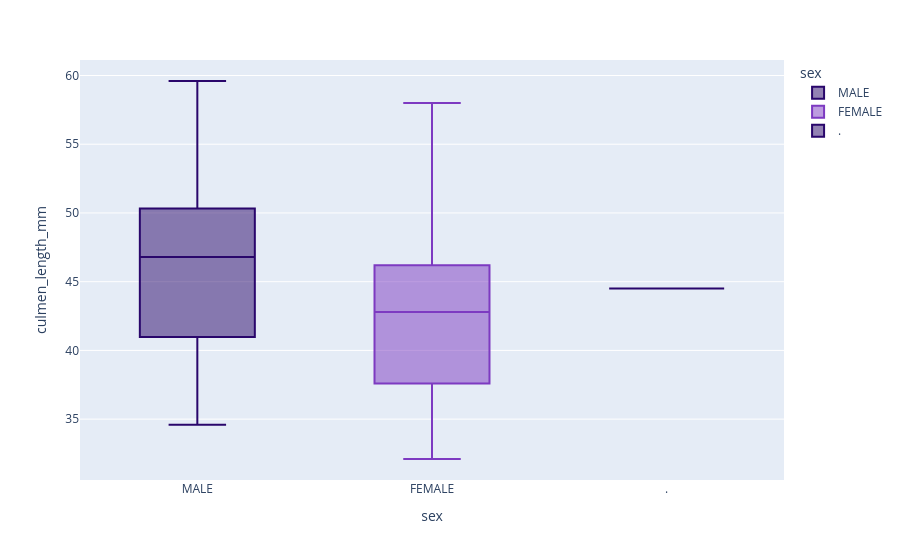

The code cell stored with this chart in its notebook:
### Code cell
fig = px.box(data_frame=data, x='sex',y='culmen_length_mm', 
color='sex', color_discrete_sequence=['#29066B','#7D3AC1','#EB548C'], orientation='v') 
fig.show()

### Figure 1 — Plotly figure (JSON) as saved in the notebook; plotly's stock layout.template omitted (floating-point values rounded to 4 significant figures; data arrays with more than 128 entries replaced by an {"elided": "..."} marker saying what was removed)
{"data": [{"alignmentgroup": "True", "hovertemplate": "sex=%{x}<br>culmen_length_mm=%{y}<extra></extra>", "legendgroup": "MALE", "marker": {"color": "#29066B"}, "name": "MALE", "notched": false, "offsetgroup": "MALE", "orientation": "v", "showlegend": true, "type": "box", "x": {"elided": "169 str values"}, "x0": " ", "xaxis": "x", "y": {"elided": "169 float values"}, "y0": " ", "yaxis": "y"}, {"alignmentgroup": "True", "hovertemplate": "sex=%{x}<br>culmen_length_mm=%{y}<extra></extra>", "legendgroup": "FEMALE", "marker": {"color": "#7D3AC1"}, "name": "FEMALE", "notched": false, "offsetgroup": "FEMALE", "orientation": "v", "showlegend": true, "type": "box", "x": {"elided": "165 str values"}, "x0": " ", "xaxis": "x", "y": {"elided": "165 float values"}, "y0": " ", "yaxis": "y"}, {"alignmentgroup": "True", "hovertemplate": "sex=%{x}<br>culmen_length_mm=%{y}<extra></extra>", "legendgroup": ".", "marker": {"color": "#29066B"}, "name": ".", "notched": false, "offsetgroup": ".", "orientation": "v", "showlegend": true, "type": "box", "x": ["."], "x0": " ", "xaxis": "x", "y": [44.5], "y0": " ", "yaxis": "y"}], "layout": {"boxmode": "overlay", "legend": {"title": {"text": "sex"}, "tracegroupgap": 0}, "margin": {"t": 60}, "xaxis": {"anchor": "y", "categoryarray": ["MALE", "FEMALE", null, "."], "categoryorder": "array", "domain": [0, 1], "title": {"text": "sex"}}, "yaxis": {"anchor": "x", "domain": [0, 1], "title": {"text": "culmen_length_mm"}}}}
